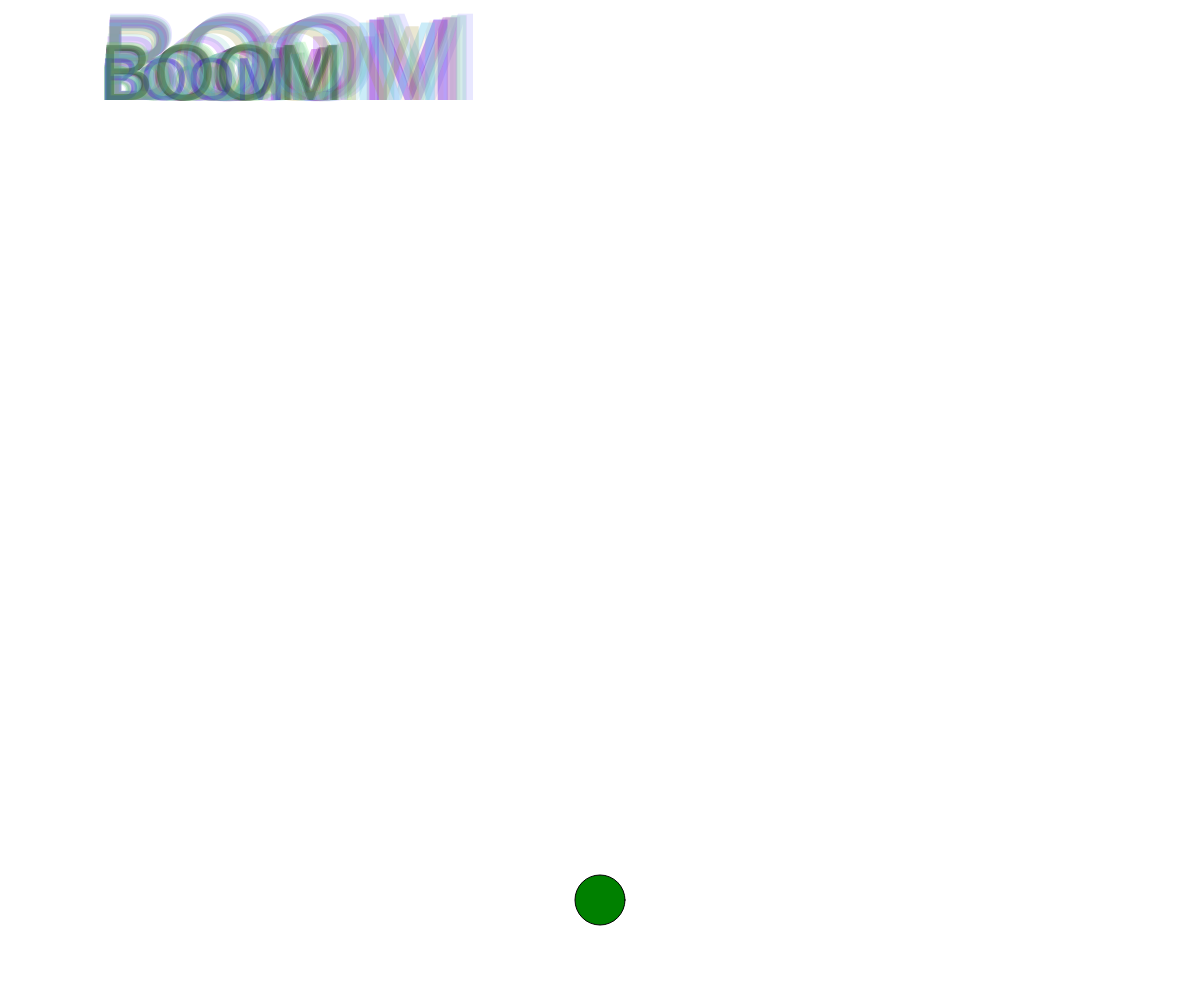
Frame 1 (no input)
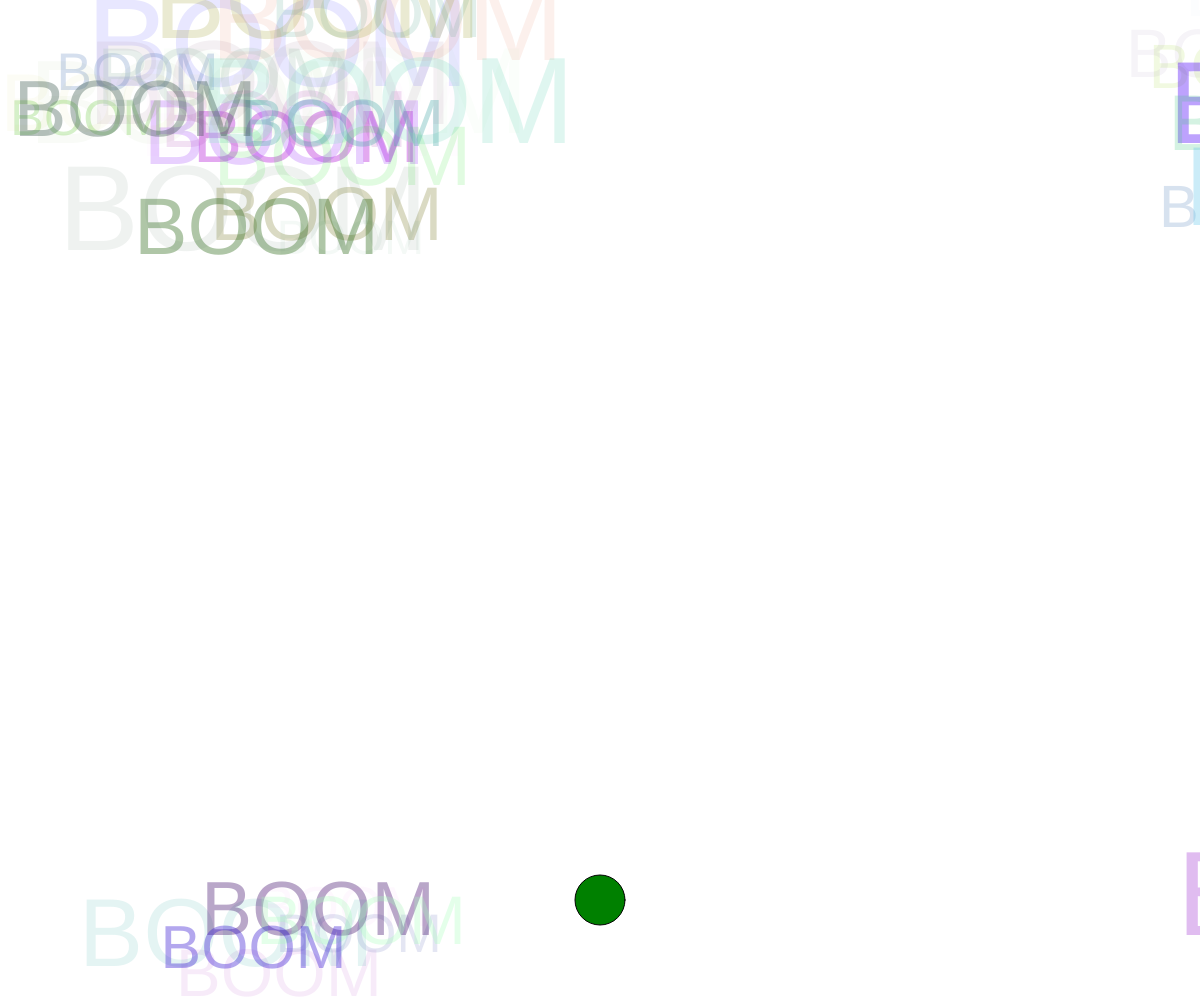
Frame 60 (no input)
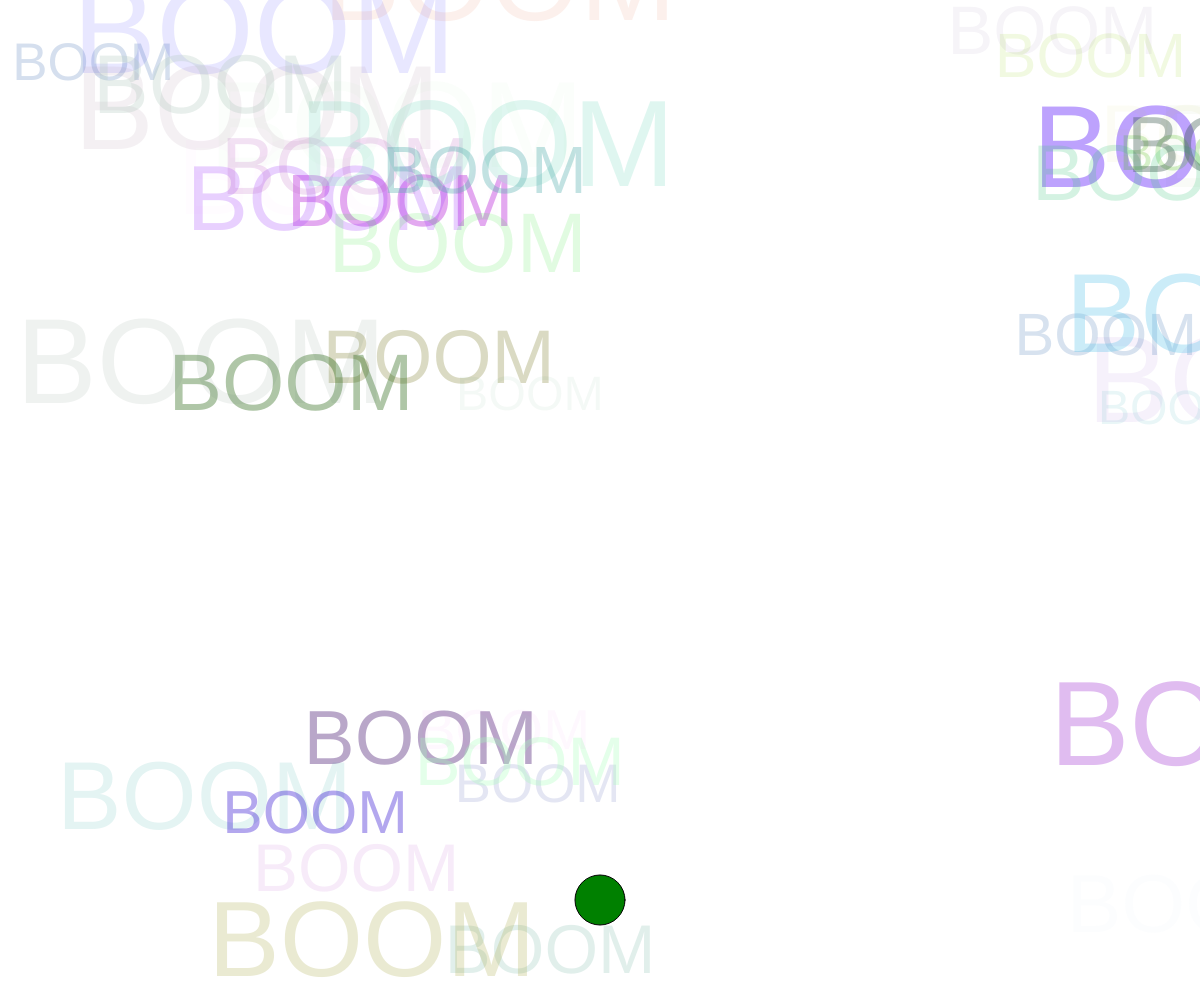
Frame 120 (the mouse pressed at the canvas centre since frame 60)

The p5.js sketch that drew these frames (run headless with seeded random() and noise() and a simulated clock; from frame 60 on, the mouse is pressed at the canvas centre):

// p5.js sketch
// ── sketch.js
let cars = [] ;
let frogPos ;

function setup() {
  createCanvas(windowWidth, windowHeight);

  // Spawn one object
 // myCar = new Car();

  for (let i = 0 ; i < 40 ; i++) {
    cars.push(new Car()) ;
  }

  frogPos = createVector(width/2, height-100) ;

}

function draw() {
  background("white");

   for (let i = 0 ; i < cars.length ; i++) {
     cars[i].display() ;
     cars[i].move() ;
   }

  fill('green');
  ellipse(frogPos.x, frogPos.y, 50, 50) ;
}

class Car {
  // constructor and attributes
  constructor() {
    this.pos = createVector(100, 100); // initialize your attributes here
    this.v = createVector(random(-3, 3), random(-3, 3));
    this.r = random(255);
    this.g = random(255);
    this.b = random(255);
    this.o = random(100);
    this.size = random(48, 128) ;
  }
  // methods

  display() {
    fill(this.r, this.g, this.b, this.o);

    // make an actual car
    // rect(this.pos.x, this.pos.y, 75, 25);
    // ellipse(this.pos.x, this.pos.y + 30, 30, 30);
    // ellipse(this.pos.x+60, this.pos.y + 30, 30, 30);

    textSize(this.size) ;
    text("BOOM", this.pos.x, this.pos.y);
  }

  move() {
    this.pos.add(this.v);
    if (this.pos.x > width) this.pos.x = 0;
    if (this.pos.x < 0) this.pos.x = width;
    if (this.pos.y > height) this.pos.y = 0;
    if (this.pos.y < 0) this.pos.y = height;
  }
}
